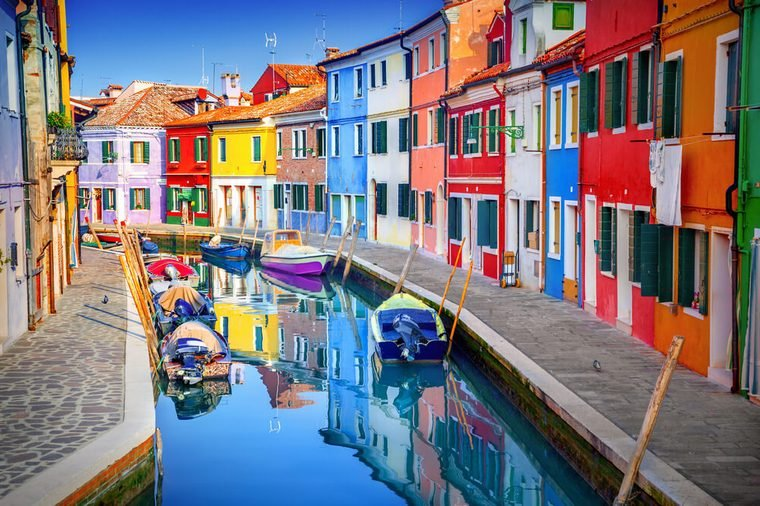
#> input picture houses.png, 760 x 506 px, found by its file name
$ python zadatak5.py
#> lines starting #> are read from the running program, lines starting #| are printed output that depends on the picture
#Na jednom prikazu prikažite odvojene histograme crvenog, zelenog i plavog kanala slike
#houses.png

import matplotlib.pyplot as plt
import numpy as np
import cv2


img_bgr=cv2.imread("houses.png",cv2.IMREAD_UNCHANGED)
#> img_bgr is the input picture: shape (506, 760, 3); mean B, G, R 127.4, 120.2, 124.9
img_rgb=cv2.cvtColor(img_bgr,cv2.COLOR_BGR2RGB)


blue_channel=img_bgr[:,:,0]
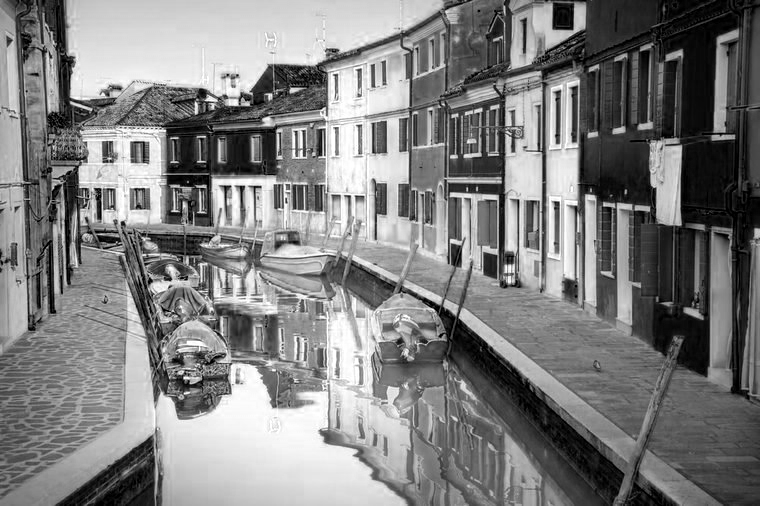
#> blue_channel: shape (506, 760); min 0, max 255, mean 127.4
green_channel=img_bgr[:,:,1]
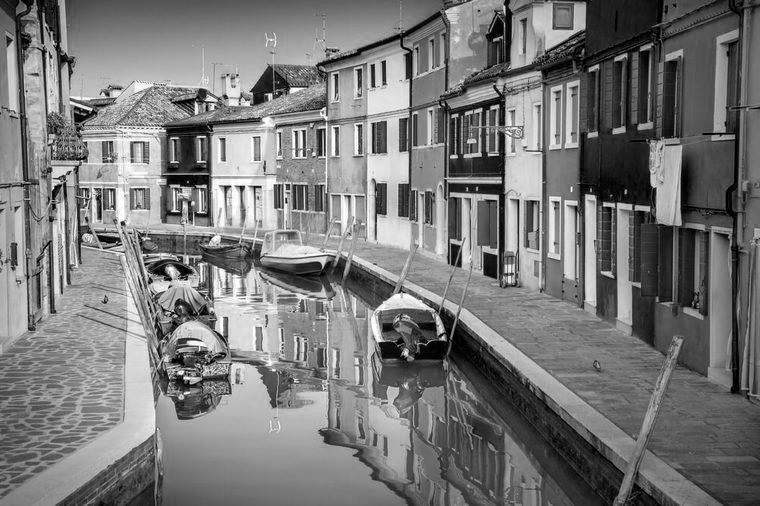
#> green_channel: shape (506, 760); min 0, max 255, mean 120.2
red_channel = img_bgr[:,:,2]
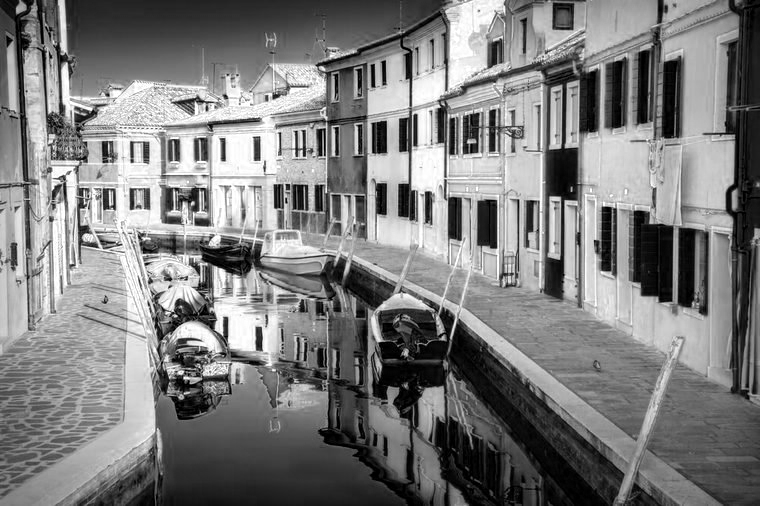
#> red_channel: shape (506, 760); min 0, max 255, mean 124.9


fig,axes=plt.subplots(3)
axes[0].set_title("Blue channel")
axes[0].hist(blue_channel.ravel(),bins=255,range=(0,255))

axes[1].set_title("Green channel")
axes[1].hist(green_channel.ravel(),bins=255,range=(0,255))

axes[2].set_title("Blue channel")
axes[2].hist(red_channel.ravel(),bins=255,range=(0,255))

plt.show()
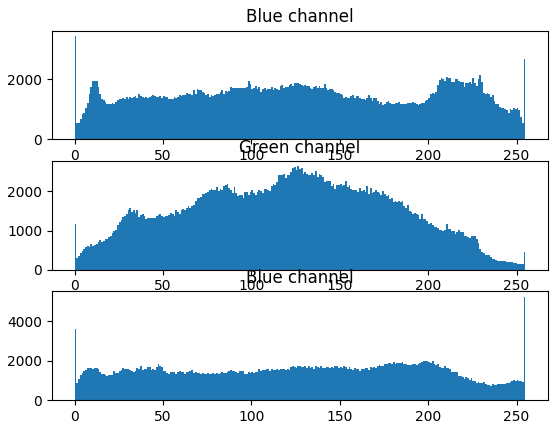
#> figure drawn by matplotlib, 3 panels; panel 1: tallest bar 3451 high, from x = 0 to 1; panel 2: tallest bar 2646 high, from x = 126 to 127; panel 3: tallest bar 5252 high, from x = 254 to 255

$ run again, with kamera4.png copied over houses.png
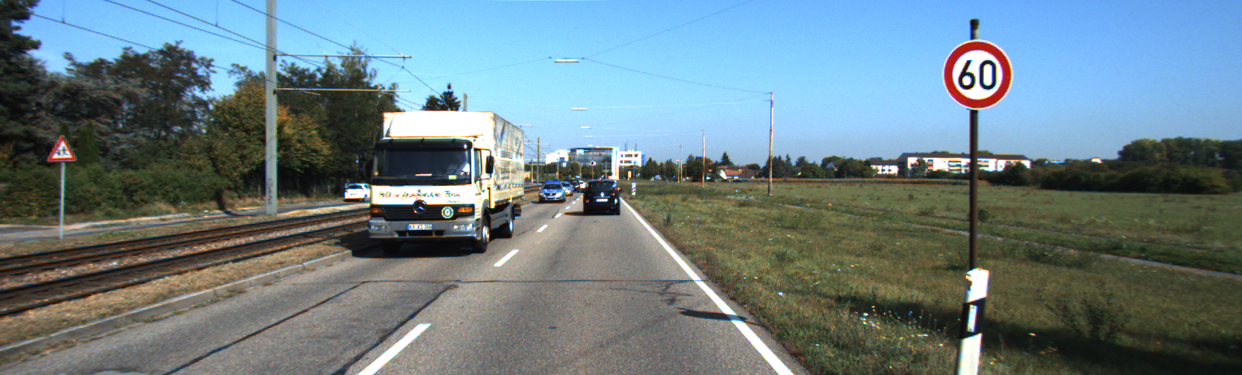
#> input picture kamera4.png, 1242 x 375 px, found by its file name
#> img_bgr is the input picture: shape (375, 1242, 3); mean B, G, R 132.6, 126.8, 107.7
#> `red_channel = img_bgr[:,:,2]`:
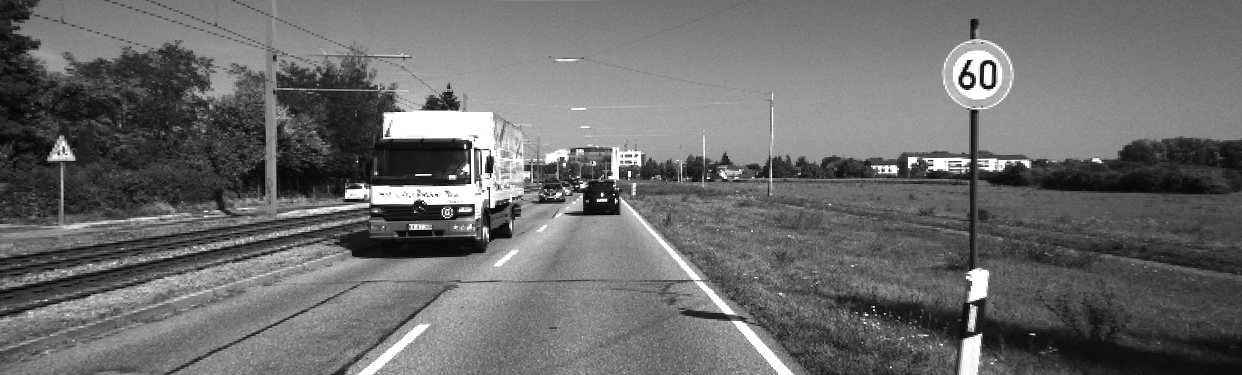
#> red_channel: shape (375, 1242); min 0, max 255, mean 107.7
#> `plt.show()`:
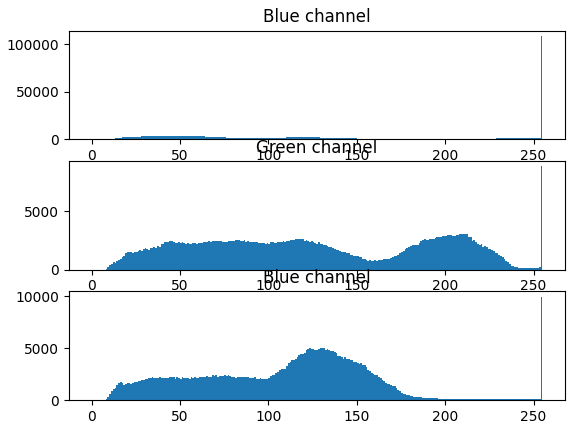
#> figure drawn by matplotlib, 3 panels; panel 1: tallest bar 108749 high, from x = 254 to 255; panel 2: tallest bar 8830 high, from x = 254 to 255; panel 3: tallest bar 9948 high, from x = 254 to 255

$ run again, with raskrizje.png copied over houses.png
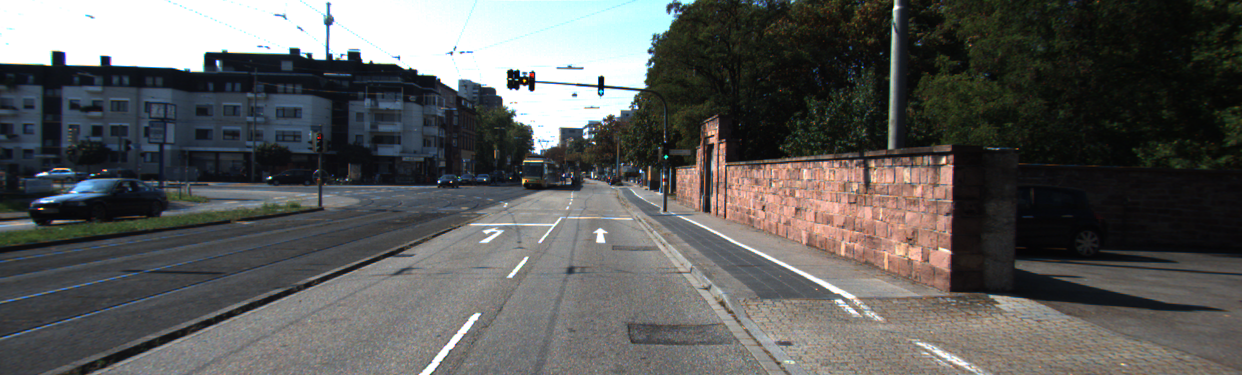
#> input picture raskrizje.png, 1242 x 375 px, found by its file name
#> img_bgr is the input picture: shape (375, 1242, 3); mean B, G, R 90.3, 91.8, 91.5
#> `red_channel = img_bgr[:,:,2]`:
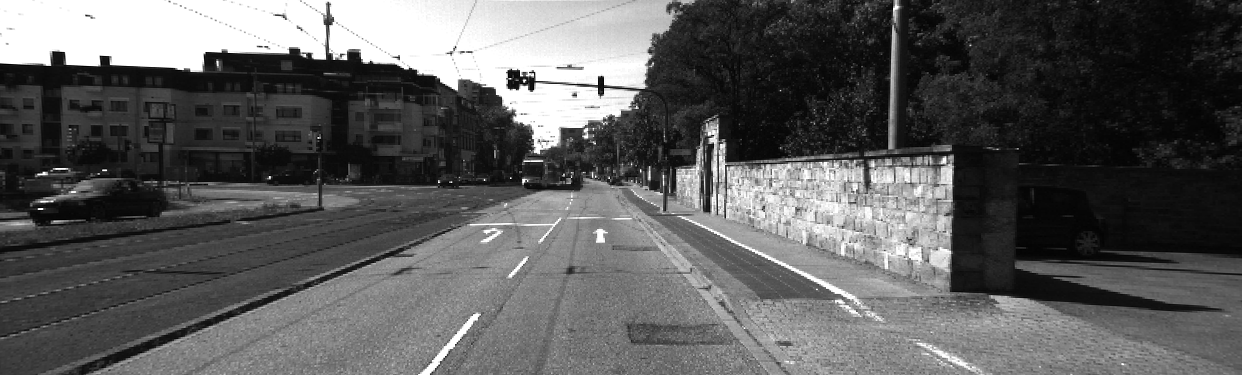
#> red_channel: shape (375, 1242); min 0, max 255, mean 91.5
#> `plt.show()`:
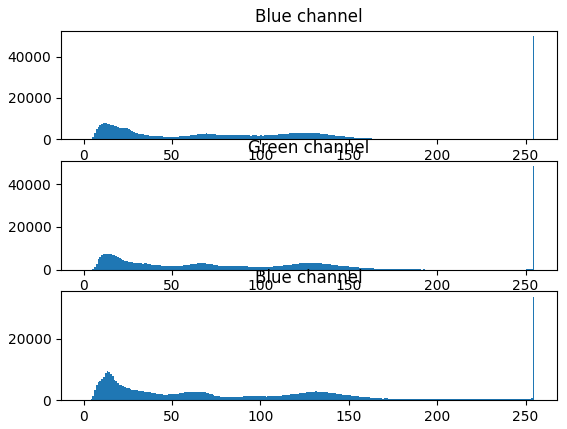
#> figure drawn by matplotlib, 3 panels; panel 1: tallest bar 50074 high, from x = 254 to 255; panel 2: tallest bar 48408 high, from x = 254 to 255; panel 3: tallest bar 33609 high, from x = 254 to 255

$ run again, with stop.png copied over houses.png
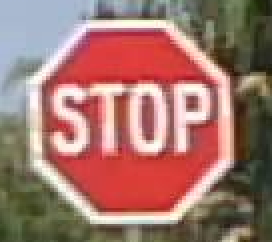
#> input picture stop.png, 136 x 121 px, found by its file name (shown 2 times larger)
#> img_bgr is the input picture: shape (121, 136, 3); mean B, G, R 108.8, 117.4, 160.3
#> `red_channel = img_bgr[:,:,2]`:
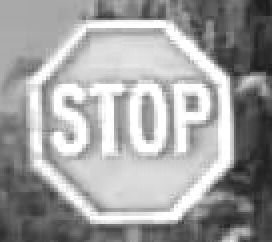
#> red_channel: shape (121, 136) (shown 2 times larger); min 27, max 255, mean 160.3
#> `plt.show()`:
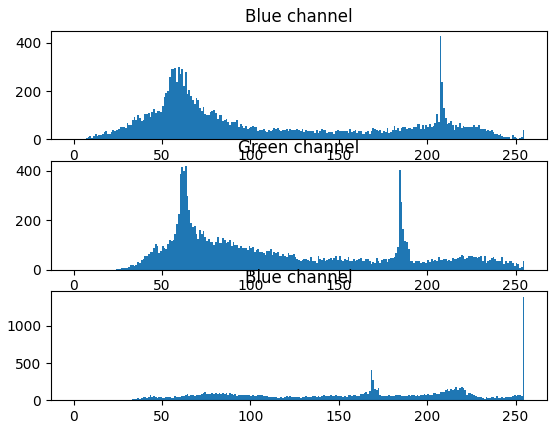
#> figure drawn by matplotlib, 3 panels; panel 1: tallest bar 429 high, from x = 207 to 208; panel 2: tallest bar 419 high, from x = 63 to 64; panel 3: tallest bar 1395 high, from x = 254 to 255
